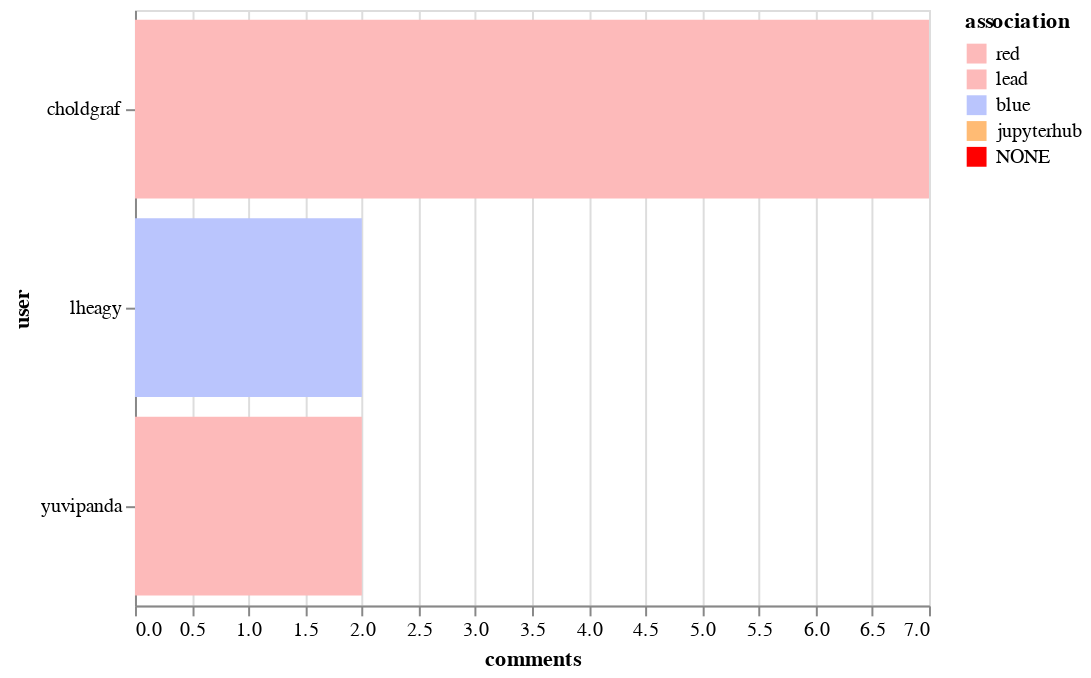

The code cell stored with this chart in its notebook:
### Markdown cell above
## Top commenters

### Code cell
alt.Chart(top_commenters).mark_bar().encode(
    x='comments',
    y='user',
    color=alt.Color('association', sort=["CONTRIBUTOR", "MEMBER", "NONE"], scale=color_scale)
)

### Figure 1 — Vega-Lite specification as saved in the notebook (floating-point values rounded to 4 significant figures)
{"$schema": "https://vega.github.io/schema/vega-lite/v2.6.0.json", "config": {"view": {"height": 300, "width": 400}}, "data": {"name": "data-f39298700b92231f774513ff69418180"}, "datasets": {"data-f39298700b92231f774513ff69418180": [{"association": "red", "comments": 7, "user": "choldgraf"}, {"association": "red", "comments": 2, "user": "yuvipanda"}, {"association": "blue", "comments": 2, "user": "lheagy"}]}, "encoding": {"color": {"field": "association", "scale": {"domain": ["red", "lead", "blue", "jupyterhub", "NONE"], "range": ["#fdbaba", "#fdbaba", "#bac5fd", "#ffbb74", "red"]}, "sort": ["CONTRIBUTOR", "MEMBER", "NONE"], "type": "nominal"}, "x": {"field": "comments", "type": "quantitative"}, "y": {"field": "user", "type": "nominal"}}, "mark": "bar"}
